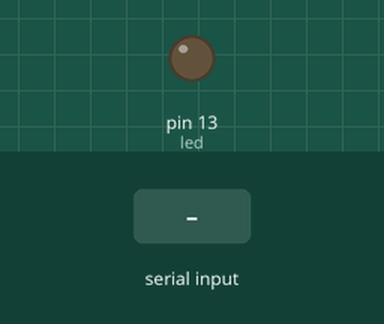
Simulated run of this sketch. Board: Arduino Uno, built with avr-gcc and run on an emulated ATmega328P. Parts: output pins drawn as LEDs (lit = HIGH). The inputs (shaded band) are chosen by the test bench.

Above: at 1.2 s.
1.3 s: byte 1 (1) received over Serial
At 2.7 s:
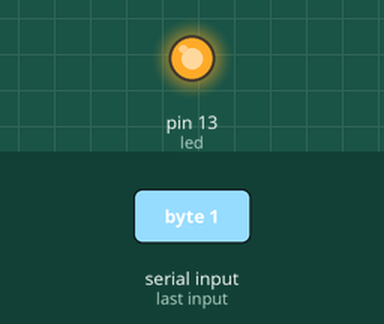
Timing chart, 0 to 4.3 s (numbered marks = the images above; inputs shaded):
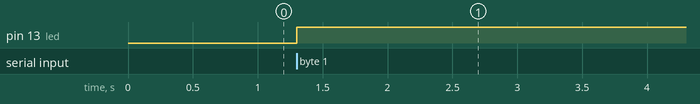

The sketch:

TESTE_RECEBER_SINAL.ino
```cpp
//escravo
int recByte;
int led = 13;

void setup(){
  Serial.begin(9600);
  pinMode(led,OUTPUT);
}

void loop(){
 if(Serial.available() > 0){
  recByte = Serial.read();
 }

 if(recByte == 0){
   digitalWrite(led,LOW);
 }else if(recByte == 1){
   digitalWrite(led,HIGH);
 }
}
```

Measured:
- after the input at 1.3 s, pin 13 (led): LOW → HIGH at once
